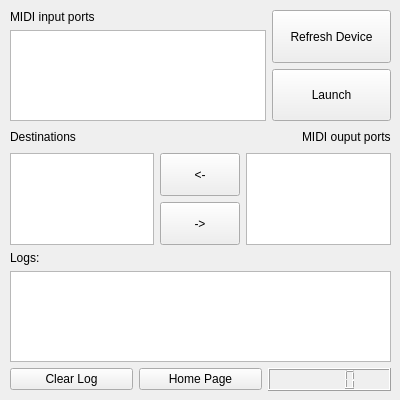
<?xml version="1.0" encoding="UTF-8"?>
<ui version="4.0">
 <class>MIDICrossGUI</class>
 <widget class="QWidget" name="MIDICrossGUI">
  <property name="geometry">
   <rect>
    <x>0</x>
    <y>0</y>
    <width>400</width>
    <height>400</height>
   </rect>
  </property>
  <property name="windowTitle">
   <string>MIDICrossGUI</string>
  </property>
  <widget class="QWidget" name="verticalLayoutWidget_3">
   <property name="geometry">
    <rect>
     <x>10</x>
     <y>10</y>
     <width>381</width>
     <height>381</height>
    </rect>
   </property>
   <layout class="QVBoxLayout" name="verticalLayout_3">
    <item>
     <layout class="QHBoxLayout" name="horizontalLayout_2">
      <item>
       <layout class="QVBoxLayout" name="verticalLayout_4">
        <item>
         <widget class="QLabel" name="labelDIn">
          <property name="text">
           <string>MIDI input ports</string>
          </property>
         </widget>
        </item>
        <item>
         <widget class="QListWidget" name="listWidgetInPort"/>
        </item>
       </layout>
      </item>
      <item>
       <layout class="QVBoxLayout" name="verticalLayout_2">
        <item>
         <widget class="QPushButton" name="pushButtonGetPort">
          <property name="sizePolicy">
           <sizepolicy hsizetype="Expanding" vsizetype="Preferred">
            <horstretch>0</horstretch>
            <verstretch>0</verstretch>
           </sizepolicy>
          </property>
          <property name="text">
           <string>Refresh Device</string>
          </property>
         </widget>
        </item>
        <item>
         <widget class="QPushButton" name="pushButtonLaunch">
          <property name="sizePolicy">
           <sizepolicy hsizetype="Expanding" vsizetype="Preferred">
            <horstretch>0</horstretch>
            <verstretch>0</verstretch>
           </sizepolicy>
          </property>
          <property name="text">
           <string>Launch</string>
          </property>
         </widget>
        </item>
       </layout>
      </item>
     </layout>
    </item>
    <item>
     <layout class="QHBoxLayout" name="horizontalLayout_5">
      <item>
       <widget class="QLabel" name="labelDDest">
        <property name="text">
         <string>Destinations</string>
        </property>
       </widget>
      </item>
      <item>
       <spacer name="horizontalSpacer">
        <property name="orientation">
         <enum>Qt::Horizontal</enum>
        </property>
        <property name="sizeHint" stdset="0">
         <size>
          <width>40</width>
          <height>20</height>
         </size>
        </property>
       </spacer>
      </item>
      <item>
       <widget class="QLabel" name="labelDOut">
        <property name="text">
         <string>MIDI ouput ports</string>
        </property>
       </widget>
      </item>
     </layout>
    </item>
    <item>
     <layout class="QHBoxLayout" name="horizontalLayout">
      <property name="sizeConstraint">
       <enum>QLayout::SetDefaultConstraint</enum>
      </property>
      <item>
       <widget class="QListWidget" name="listWidgetDest"/>
      </item>
      <item>
       <layout class="QVBoxLayout" name="verticalLayout">
        <property name="sizeConstraint">
         <enum>QLayout::SetMinimumSize</enum>
        </property>
        <item>
         <widget class="QPushButton" name="pushButtonAddDest">
          <property name="sizePolicy">
           <sizepolicy hsizetype="Minimum" vsizetype="Preferred">
            <horstretch>0</horstretch>
            <verstretch>0</verstretch>
           </sizepolicy>
          </property>
          <property name="text">
           <string>&lt;-</string>
          </property>
         </widget>
        </item>
        <item>
         <widget class="QPushButton" name="pushButtonRemoveDest">
          <property name="sizePolicy">
           <sizepolicy hsizetype="Minimum" vsizetype="Preferred">
            <horstretch>0</horstretch>
            <verstretch>0</verstretch>
           </sizepolicy>
          </property>
          <property name="text">
           <string>-&gt;</string>
          </property>
         </widget>
        </item>
       </layout>
      </item>
      <item>
       <widget class="QListWidget" name="listWidgetOutPort"/>
      </item>
     </layout>
    </item>
    <item>
     <widget class="QLabel" name="labelDLog">
      <property name="text">
       <string>Logs:</string>
      </property>
     </widget>
    </item>
    <item>
     <widget class="QListWidget" name="listWidgetLog"/>
    </item>
    <item>
     <layout class="QHBoxLayout" name="horizontalLayout_4">
      <item>
       <widget class="QPushButton" name="pushButtonClearLog">
        <property name="text">
         <string>Clear Log</string>
        </property>
       </widget>
      </item>
      <item>
       <widget class="QPushButton" name="pushButtonWebsite">
        <property name="text">
         <string>Home Page</string>
        </property>
       </widget>
      </item>
      <item>
       <widget class="QLCDNumber" name="lcdNumberCount"/>
      </item>
     </layout>
    </item>
   </layout>
  </widget>
 </widget>
 <resources/>
 <connections/>
</ui>
